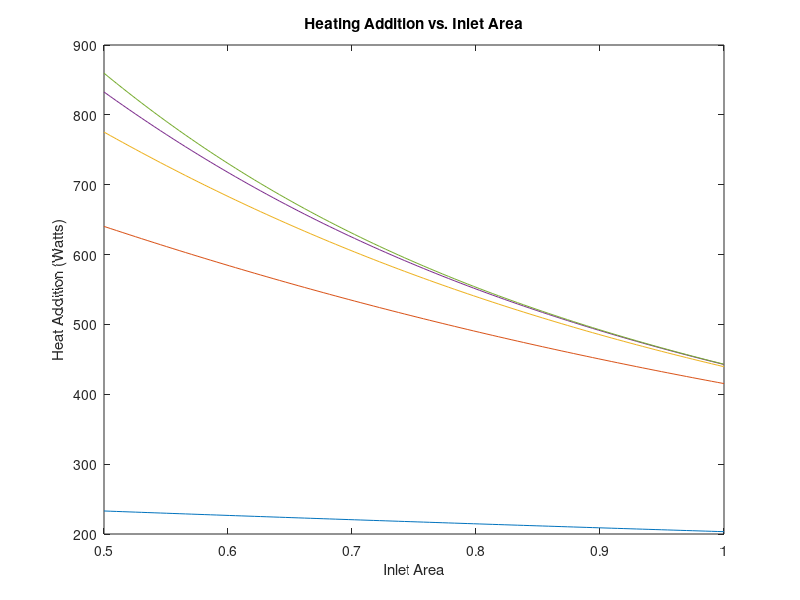

MATLAB code for this plot:
%% Heat Exchanger Model

M = 0.78; % Mach Number
rho = 0.38; % Density
T = 217; % Ambient temperature
gamma = 1.4; 
R = 287; % Gas Constant

a = sqrt(gamma*R*T); % Speed of sound
V = M*a; % Velocity

uh = 385; % Conductivity of copper
uc = 0.024; % Conductivity of air
uavg = (uh+uc)/2; % Average Conductivity 

cph = 2200; % Specific heat of glycol
cpc = 1004; % Specific heat of air

tc_in = T; % Inlet temperature
th_in = 394; % Temperature of working fluid

m_hot = 10; % Mass flow rate of working fluid
ch = m_hot*cph;

A = linspace(0.5,1.0,100); % Increasing area from 0.1 to 1.0
beta = linspace(75,1300,5);% heat transfer divided volume between plates

for j = 1:5
    for i = 1:100
        m_air(j,i) = rho*V*A(i); % Mass flow rate of incoming air

        cc(j,i) = m_air(j,i)*cpc;

        if cc(j,i) > ch
            cmax(j,i) = cc(j,i);
            cmin(j,i) = ch;
        else
            cmax(j,i) = ch;
            cmin(j,i) = cc(j,i);
        end

        cmin_cmax(j,i) = cmin(j,i)/cmax(j,i);

        NTU(j,i) = A(i)*uavg*beta(j)/cmin(j,i);

        e(j,i) = (1-exp(-NTU(j,i)*(1-(cmin_cmax(j,i)))))/(1-(cmin_cmax(j,i))*exp((-NTU(j,i))*(1-(cmin_cmax(j,i))))); % Efficiency
        tc_out(j,i) = ((e(j,i)*cmin(j,i)*(th_in - tc_in))/cc(j,i)) + tc_in; % Temperature output
        Q(j,i) = m_hot*(tc_out(j,i) - tc_in);
    end
    plot(A,Q(j,:))
    hold on;
end

title('Heating Addition vs. Inlet Area');
xlabel('Inlet Area');
ylabel('Heat Addition (Watts)');















